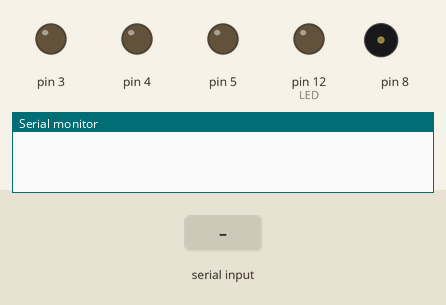
This sketch was run on a simulated Arduino Uno, built with avr-gcc and run on an emulated ATmega328P. On the bench: output pins drawn as LEDs (lit = HIGH), buzzer (waves = sounding), the last lines printed to the serial monitor. The test bench sets the inputs (shaded band).

Above: at 1.2 s.
1.3 s: "S\n" received over the second serial link
At 2.7 s:
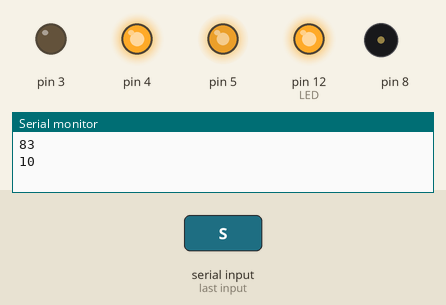
4.3 s: "E\n" received over the second serial link
At 5.1 s:
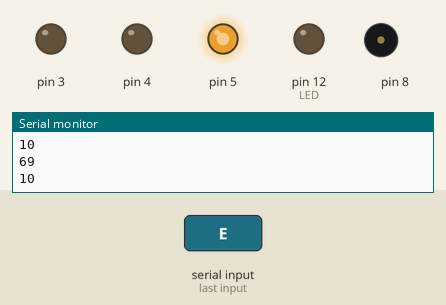
Timing chart, 0 to 7.3 s (numbered marks = the images above; inputs shaded):
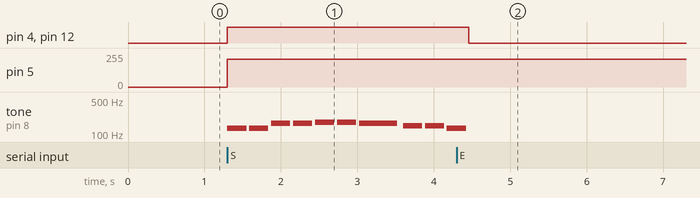

The sketch:

code.ino
```cpp
#include <SoftwareSerial.h>
#include <Wire.h>
#include "pitches.h"
#include <Tone.h>

int LED = 12;
SoftwareSerial I2CBT(10,11);
Tone toneLeft;
Tone toneRight;
int music = 0;
int durationLeft;
int durationRight;
int pauseBetweenNote;
//小星星的音階 (左聲道)
int starLeft[]={NOTE_C4,NOTE_C4,NOTE_G4,NOTE_G4,NOTE_A4,NOTE_A4,NOTE_G4, \
                NOTE_F4,NOTE_F4,NOTE_E4,NOTE_E4,NOTE_D4,NOTE_D4,NOTE_C4, \
                NOTE_G4,NOTE_G4,NOTE_F4,NOTE_F4,NOTE_E4,NOTE_E4,NOTE_D4, \
                NOTE_G4,NOTE_G4,NOTE_F4,NOTE_F4,NOTE_E4,NOTE_E4,NOTE_F4,NOTE_E4,NOTE_D4, \
                NOTE_C4,NOTE_C4,NOTE_G4,NOTE_G4,NOTE_A4,NOTE_A4,NOTE_G4, \
                NOTE_F4,NOTE_F4,NOTE_E4,NOTE_E4,NOTE_D4,NOTE_D4,NOTE_E4,NOTE_C4};

//每個音階的長度 (左聲道)
int beatLeft[]={4,4,4,4,  4,4,2,   \
                4,4,4,4,  4,4,2,   \
                4,4,4,4,  4,4,2,   \
                4,4,4,4,  4,8,8,4,4,  \
                4,4,4,4,  4,4,2,   \
                4,4,4,4,  4,8,8,2};

//小星星的音階 (右聲道)
int starRight[]={NOTE_C3,NOTE_C3,NOTE_E3,NOTE_E3,NOTE_F3,NOTE_F3,NOTE_E3, \
                 NOTE_D3,NOTE_D3,NOTE_C3,NOTE_C3,NOTE_F3,NOTE_G3,NOTE_E3, \
                 NOTE_E3,NOTE_E3,NOTE_D3,NOTE_D3,NOTE_C3,NOTE_C3,NOTE_B2, \
                 NOTE_E3,NOTE_E3,NOTE_D3,NOTE_D3,NOTE_C3,NOTE_C3,NOTE_C3,NOTE_C3,NOTE_B2, \
                 NOTE_C3,NOTE_C3,NOTE_E3,NOTE_E3,NOTE_F3,NOTE_F3,NOTE_E3, \
                 NOTE_D3,NOTE_D3,NOTE_C3,NOTE_C3,NOTE_F3,NOTE_G3,NOTE_G3,NOTE_E3};

//每個音階的長度
int beatRight[]={4,4,4,4,  4,4,2,  \
             4,4,4,4,  4,4,2,   \
             4,4,4,4,  4,4,2,   \
             4,4,4,4,  4,8,8,4,4,  \
             4,4,4,4,  4,4,2,   \
             4,4,4,4,  4,8,8,2};

void setup() {
  ///
  toneLeft.begin(9);
  toneRight.begin(8);
  ///
  pinMode(3, OUTPUT);  // 設定D3為輸出腳位，控制馬達旋轉方向
  pinMode(4, OUTPUT);  // 設定D4為輸出腳位，控制馬達旋轉與否
  digitalWrite(3, LOW); // 設定馬達旋轉方向為逆時針方向
  ///
  Serial.begin(9600);
  I2CBT.begin(9600);
  pinMode(LED, OUTPUT);
}

void loop() {
  byte cmmd[20];
  int insize;
  while(1){
    if ((insize=(I2CBT.available()))>0){
      for (int i=0; i<insize; i++){
        Serial.print(cmmd[i]=char(I2CBT.read()));
        Serial.print("\n");
      }
    }
    switch (cmmd[0]) {
    case 'S':
      digitalWrite(LED,HIGH);
      //
      analogWrite(5,210);   // 吹泡桿
      digitalWrite(4,HIGH); // 葉片
      //
      durationLeft = 1000/beatLeft[music];    //左聲道每個音的撥放時間
      durationRight = 1000/beatRight[music];  //右聲道每個音的撥放時間
      toneLeft.play(starLeft[music], durationLeft);  //撥放左聲道
      toneRight.play(starRight[music],durationRight);  //撥放右聲道
      pauseBetweenNote=durationLeft * 1.15;  //設定每個音中間的間隔
      delay(pauseBetweenNote);
      music = music + 1;
      //
      break;

    case 'E':
      digitalWrite(LED,LOW);
      digitalWrite(4, LOW);
      break;
    }
    if( music == 44 ){
      music = 0;
    }
  }
}
```

Measured:
- after the input at 1.3 s, pin 4, pin 12 (LED): LOW → HIGH at once; pin 5: 0/255 → 210/255 at once; tone on pin 8: plays 131 Hz for 0.25 s, 131 Hz for 0.25 s, 165 Hz for 0.25 s, 165 Hz for 0.25 s, 175 Hz for 0.25 s, 175 Hz for 0.25 s … (10 notes in this stretch), starting at once
- after the input at 4.3 s, pin 4, pin 12 (LED): HIGH → LOW after 0.16 s; tone on pin 8: goes on until 4.4 s, then stays silent
